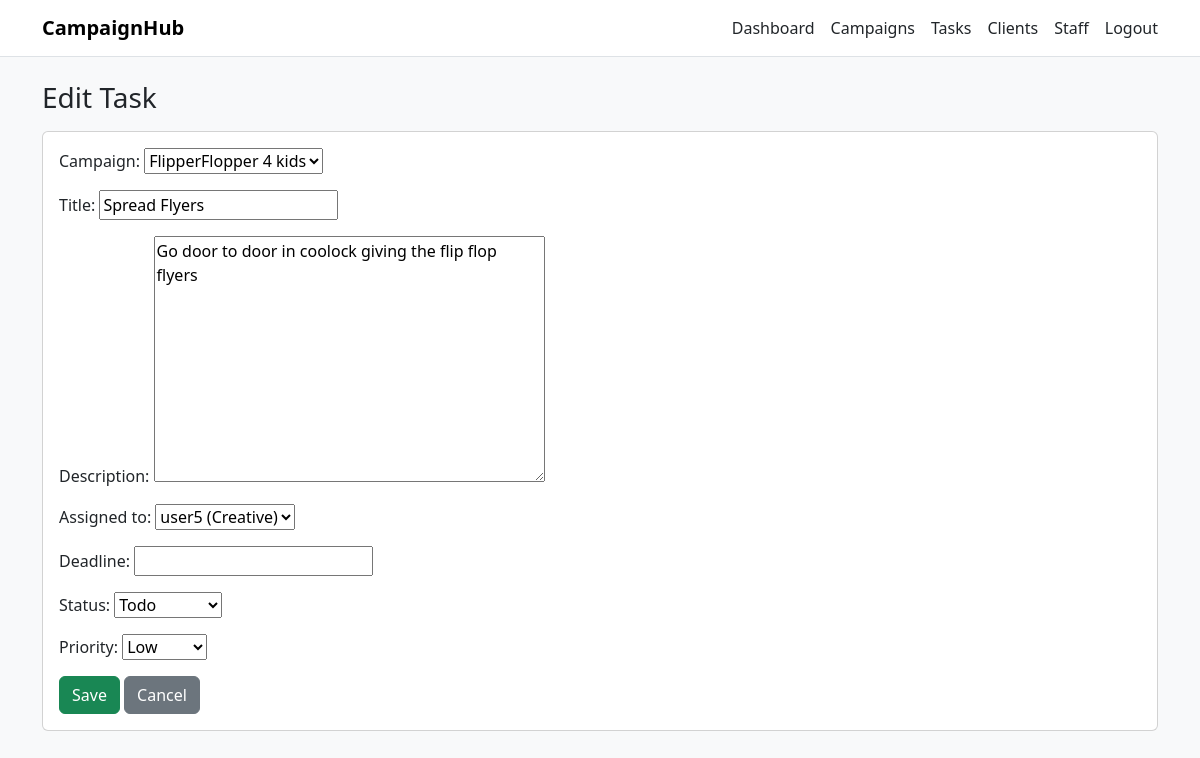
Screenshot of /tasks/3/edit/ (signed in) with the database file from the repository.
### mysite/models.py (models this page shows, shortened)
class Task(models.Model):
    class Status(models.TextChoices):
        TODO = 'To Do'
        IN_PROGRESS = 'In Progress'
        REVIEW = 'Review'
        COMPLETED = 'Completed'
    class Priority(models.TextChoices):
        LOW = 'Low'
        MEDIUM = 'Medium'
        HIGH = 'High'
    campaign = models.ForeignKey(Campaign, on_delete=models.CASCADE) # each task belongs to a campaign
    title = models.CharField(max_length=100)
    description = models.TextField(blank=True) # description of task optional
    assigned_to = models.ForeignKey(
        User,
        on_delete=models.SET_NULL, # if task the user assigned to is deleted, the task will not be deleted
        blank=True, null=True) # null/blank true so task can exist without being assigned to anyone
    deadline = models.DateField(null=True, blank=True) # optional deadline for task
    status = models.CharField(max_length=20, choices=Status.choices, default=Status.TODO)
    priority = models.CharField(max_length=10, choices=Priority.choices, default=Priority.LOW)

### mysite/views.py (the view)
# urls.py: path("tasks/<int:pk>/edit/", views.task_edit, name="task_edit"),
@login_required
def task_edit(request, pk):
    task = get_object_or_404(Task, pk=pk)
    user = request.user
    if user.is_superuser or user.role in [User.Role.ADMIN, User.Role.ACCOUNT_MANAGER]:
        pass
    elif user.role == User.Role.CREATIVE and task.assigned_to == user:
        pass
    else:
        return redirect("dashboard")
    form = TaskForm(request.POST or None, instance=task)
    if user.role == User.Role.CREATIVE:
        allowed_fields = {"status"}
        for name in list(form.fields.keys()):
            if name not in allowed_fields:
                form.fields[name].disabled = True
    if form.is_valid():
        form.save()
        return redirect("task_list")
    return render(request, "create.html", {"form": form, "title": "Edit Task"})

### mysite/forms.py
class TaskForm(forms.ModelForm):
    class Meta:
        model = Task
        fields = ('campaign', 'title', 'description', 'assigned_to', 'deadline', 'status', 'priority')
    def __init__(self, *args, **kwargs):
        super().__init__(*args, **kwargs)
        self.fields['assigned_to'].queryset = User.objects.filter(role='creative')

### mysite/models.py (called while the page is built)
    def __str__(self):
        return f"{self.username} ({self.get_role_display()})"

    def __str__(self):
        return self.campaign_name

### mysite/templates/create.html (shortened to what this page needs)
{% extends "base.html" %}
{% block content %}
<h3 class="mb-3">{{ title }}</h3>
<div class="card">
  <div class="card-body">
    <form method="post">
      {{ form.as_p }}
      <button class="btn btn-success" type="submit">Save</button>
      <a class="btn btn-secondary" href="{% url 'dashboard' %}">Cancel</a>
    </form>
  </div>
</div>
{% endblock %}

### rows the page displays
Task: campaign "FlipperFlopper 4 kids", title "Spread Flyers", description "Go door to door in coolock giving the flip flop flyers", assigned_to "user5 (Creative)", status "Todo", priority "Low"

### other values shown
{{ title }} "Edit Task"
